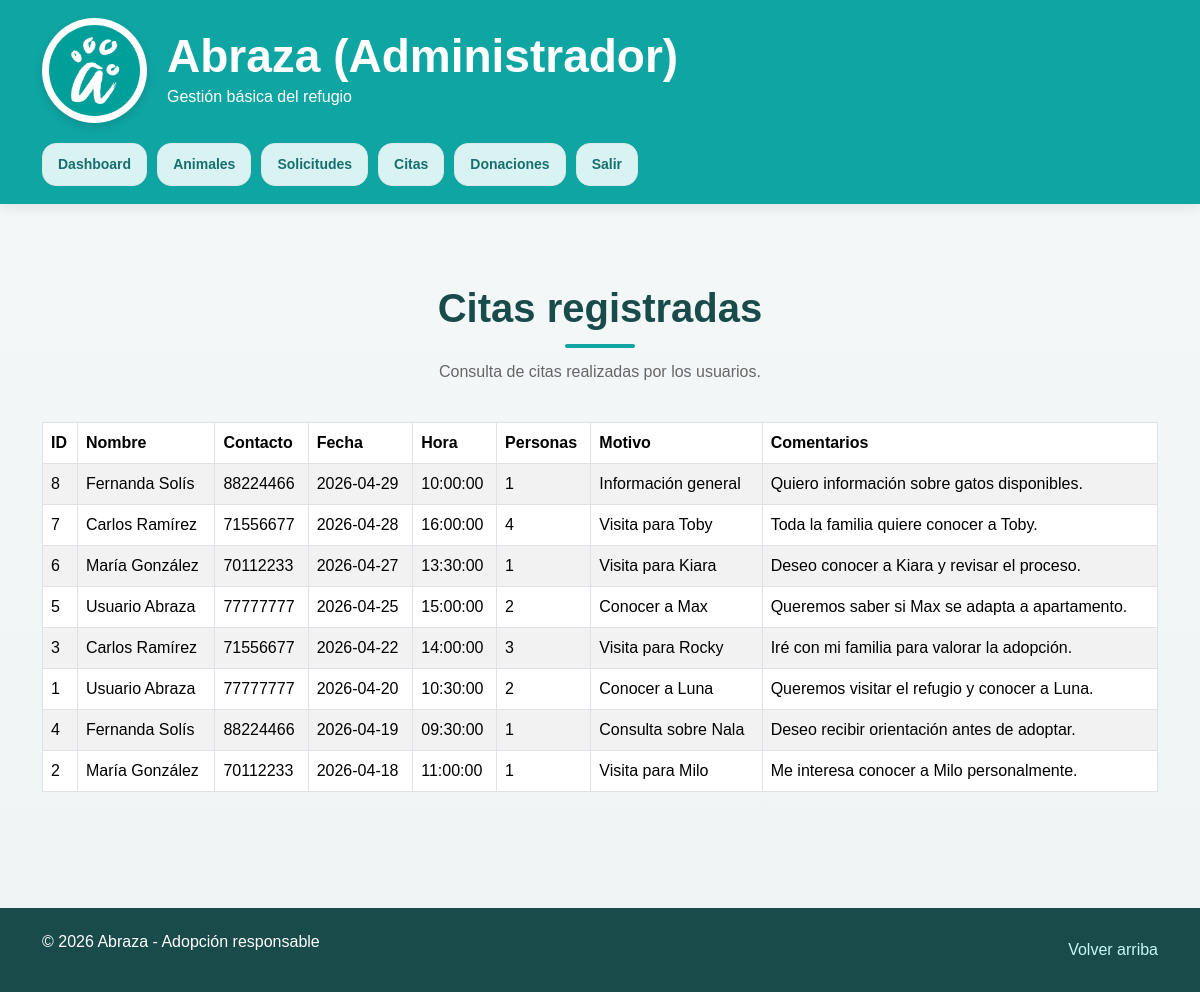
The page /public/index.php?accion=adminCitas (signed in) on the database its author committed.
### tables this page shows
CREATE TABLE citas (
    id INT AUTO_INCREMENT PRIMARY KEY,
    usuario_id INT NULL,
    nombre VARCHAR(100) NOT NULL,
    contacto VARCHAR(100) NOT NULL,
    fecha DATE NOT NULL,
    hora TIME NOT NULL,
    personas INT NOT NULL,
    motivo VARCHAR(100) NOT NULL,
    comentarios TEXT NOT NULL,
    FOREIGN KEY (usuario_id) REFERENCES usuarios(id)
);

### app/controllers/CitaController.php (called while the page is built, shortened)
<?php
require_once __DIR__ . '/../../config/database.php';
require_once __DIR__ . '/../models/Cita.php';
class CitaController
{
    private $model;
    public function __construct()
    {
        $database = new Database();
        $db = $database->connect();
        $this->model = new Cita($db);
    }
    public function adminCitas()
    {
        $citas = $this->model->obtenerTodas();
        require_once __DIR__ . '/../views/admin/citas.php';
    }
}

### app/models/Cita.php (called while the page is built, shortened)
<?php
class Cita
{
    private $conn;
    private $table = "citas";
    public function __construct($db)
    {
        $this->conn = $db;
    }
    public function obtenerTodas()
    {
        $sql = "SELECT * FROM {$this->table} ORDER BY fecha DESC, hora DESC";
        $result = $this->conn->query($sql);
        return $result->fetch_all(MYSQLI_ASSOC);
    }
}

### app/views/admin/citas.php (the view, shortened to what this page needs)
<?php require_once __DIR__ . '/../layouts/header.php'; ?>
<?php require_once __DIR__ . '/../layouts/nav-admin.php'; ?>
<main>
    <section class="seccion">
        <div class="container">
            <h2 class="titulo-seccion">Citas registradas</h2>
            <p class="subtitulo-seccion">Consulta de citas realizadas por los usuarios.</p>
            <div class="table-responsive">
                <table class="table table-bordered table-striped">
                    <thead>
                        <tr>
                            <th>ID</th>
                            <th>Nombre</th>
                            <th>Contacto</th>
                            <th>Fecha</th>
                            <th>Hora</th>
                            <th>Personas</th>
                            <th>Motivo</th>
                            <th>Comentarios</th>
                        </tr>
                    </thead>
                    <tbody>
                        <?php if (!empty($citas)): ?>
                            <?php foreach ($citas as $cita): ?>
                                <tr>
                                    <td><?= $cita['id']; ?></td>
                                    <td><?= htmlspecialchars($cita['nombre']); ?></td>
                                    <td><?= htmlspecialchars($cita['contacto']); ?></td>
                                    <td><?= htmlspecialchars($cita['fecha']); ?></td>
                                    <td><?= htmlspecialchars($cita['hora']); ?></td>
                                    <td><?= htmlspecialchars($cita['personas']); ?></td>
                                    <td><?= htmlspecialchars($cita['motivo']); ?></td>
                                    <td><?= htmlspecialchars($cita['comentarios']); ?></td>
                                </tr>
                            <?php endforeach; ?>
                        <?php else: ?>
                            <tr>
                                <td colspan="8">No hay citas registradas.</td>
                            </tr>
                        <?php endif; ?>
                    </tbody>
                </table>
            </div>
        </div>
    </section>
</main>
<?php require_once __DIR__ . '/../layouts/footer.php'; ?>

### public/css/style_proyecto.css (style rules this page uses)
body { margin: 0; font-family: Arial, sans-serif; background: linear-gradient(to bottom, #f5f8f8, #eef4f4); color: #333; }
.seccion { padding: 80px 0; }
.titulo-seccion { text-align: center; font-size: 40px; margin-top: 0; margin-bottom: 12px; color: #184b4a; font-weight: bold; position: relative; }
.titulo-seccion::after { content: ""; width: 70px; height: 4px; background-color: #0ea5a3; display: block; margin: 12px auto 0 auto; border-radius: 10px; }
.subtitulo-seccion { text-align: center; color: #666; margin-bottom: 38px; font-size: 16px; }

### rows shown on the page
citas: id "8", nombre "Fernanda Solís", contacto "88224466", fecha "2026-04-29", hora "10:00:00", personas "1", motivo "Información general", comentarios "Quiero información sobre gatos disponibles."
citas: id "7", nombre "Carlos Ramírez", contacto "71556677", fecha "2026-04-28", hora "16:00:00", personas "4", motivo "Visita para Toby", comentarios "Toda la familia quiere conocer a Toby."
citas: id "6", nombre "María González", contacto "70112233", fecha "2026-04-27", hora "13:30:00", personas "1", motivo "Visita para Kiara", comentarios "Deseo conocer a Kiara y revisar el proceso."
citas: id "5", nombre "Usuario Abraza", contacto "77777777", fecha "2026-04-25", hora "15:00:00", personas "2", motivo "Conocer a Max", comentarios "Queremos saber si Max se adapta a apartamento."
citas: id "3", nombre "Carlos Ramírez", contacto "71556677", fecha "2026-04-22", hora "14:00:00", personas "3", motivo "Visita para Rocky", comentarios "Iré con mi familia para valorar la adopción."
citas: id "1", nombre "Usuario Abraza", contacto "77777777", fecha "2026-04-20", hora "10:30:00", personas "2", motivo "Conocer a Luna", comentarios "Queremos visitar el refugio y conocer a Luna."
citas: id "4", nombre "Fernanda Solís", contacto "88224466", fecha "2026-04-19", hora "09:30:00", personas "1", motivo "Consulta sobre Nala", comentarios "Deseo recibir orientación antes de adoptar."
citas: id "2", nombre "María González", contacto "70112233", fecha "2026-04-18", hora "11:00:00", personas "1", motivo "Visita para Milo", comentarios "Me interesa conocer a Milo personalmente."
